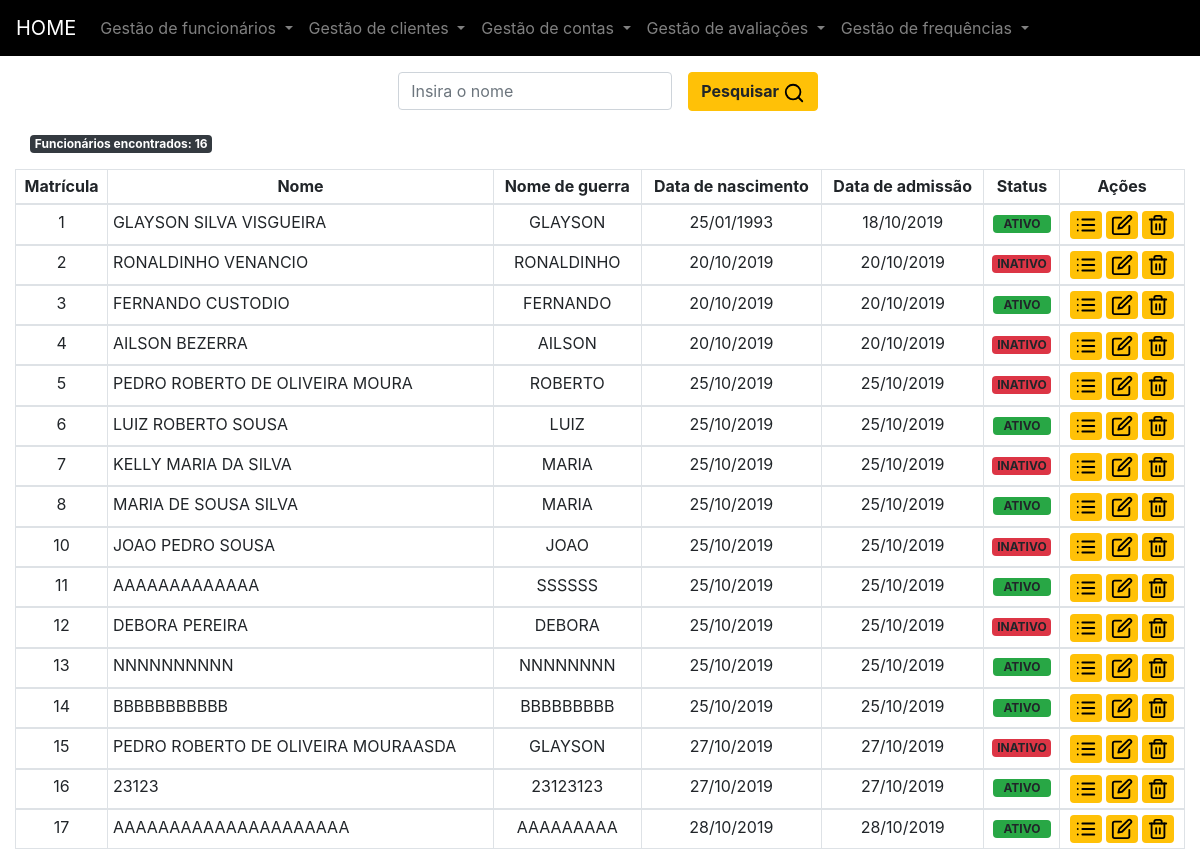
Page /funcionario/funcionarios-cadastrados/ on the earlier database version.
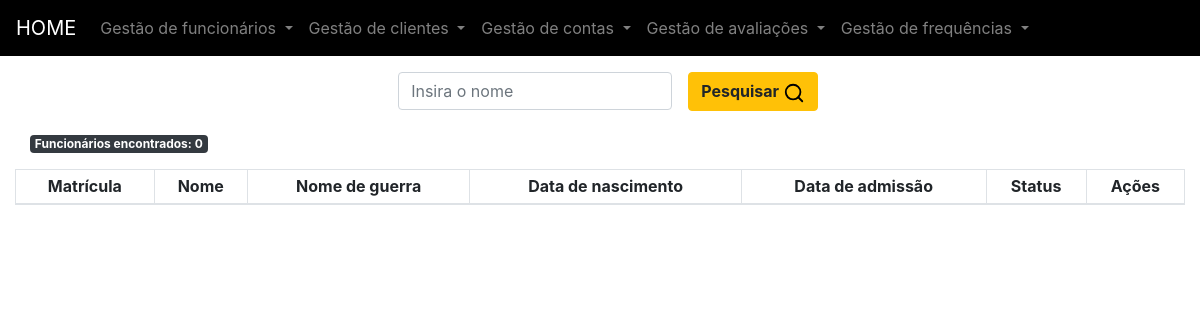
Same page on the later database version.
### funcionarios/models.py (models this page shows, shortened)
class Funcionario(models.Model):
	id = models.AutoField(primary_key=True)
	cpf = models.CharField('CPF:', max_length = 11, blank=False, validators=[validar_cpf])
	rg = models.CharField('RG:', max_length = 14, blank=False)
	nome = models.CharField('Nome:', max_length = 100, blank=False)
	nomeGuerra = models.CharField('Nome de guerra: ', max_length = 40, blank=False)
	endereco = models.CharField('Endereço:', max_length = 150, blank=False)
	complemento = models.CharField('Complemento do endereço:', max_length = 150, null=True, blank=True)
	bairro = models.CharField('Bairro:', max_length = 40, blank=False)
	cidade = models.CharField('Cidade:', max_length = 40, blank=False)
	uf = models.CharField('UF:',  choices=UF,max_length = 2, blank=False)
	nascimento = models.DateField('Data de nascimento:', blank = False)
	telefone = models.CharField('Telefone:', max_length = 12, blank=True, null=True, validators=[validar_telefone])
	email = models.EmailField(max_length=70, null=True, blank=True, unique=True)
	dataAdmissao = models.DateField('Data de admissão:', blank = False)
	created_at = models.DateTimeField('Criado em',auto_now_add = True)
	updated_at = models.DateTimeField('Atualizado em',auto_now = True)
	status = models.CharField('Status:', choices=STATUS,max_length = 7, blank=False)
	class Meta:
		verbose_name = "Funcionario"
		verbose_name_plural = "Funcionários"
		ordering = ['id','cpf','rg','nome','dataAdmissao','status']

### funcionarios/views.py (the view)
# urls.py: path('funcionarios-cadastrados/',views.listar_funcionarios, name="listar_funcionarios"),
def listar_funcionarios(request):
    funcionarios = Funcionario.objects.all().order_by('id')
    funcionarios_ativos = Funcionario.objects.filter(status='ATIVO').count()
    funcionarios_inativos = Funcionario.objects.filter(status='INATIVO').count()
    total_funcionarios = Funcionario.objects.all().count()
    template_name = 'listar-funcionarios.html'
    pesquisar = request.GET.get('pesquisar_funcionario')
    if is_valid_queryparam(pesquisar):
        funcionarios = funcionarios.filter(nome__icontains=pesquisar) #Pesquisar por objetos que contém a string contida na variável pesquisar.
        total_funcionarios = funcionarios.filter(nome__icontains=pesquisar).count()
    context = {
        'funcionarios': funcionarios,
        'funcionarios_ativos': funcionarios_ativos,
        'funcionarios_inativos':funcionarios_inativos,
        'total_funcionarios': total_funcionarios,
    }
    return render(request, template_name, context)

### funcionarios/views.py (called while the page is built)
def is_valid_queryparam(param):
    return param != '' and param is not None

### funcionarios/templates/listar-funcionarios.html (shortened to what this page needs)
{% extends "base.html" %}
{% block content %}
<div class="container">
	<div class="row">
<form class="form-inline mx-auto">
  <div class="form-group mx-sm-3 ">
    <input type="text" class="form-control" name="pesquisar_funcionario" placeholder="Insira o nome">
  </div>
  <button type="submit" class="btn btn-warning font-weight-bold">Pesquisar <img src="/static/feather/search.svg" alt="search" class="icone"></button>
</form>
	</div>
</div>
 	<br/>
 	<div class="container">
 		<div class="row">
 			<p class="badge badge-dark">Funcionários encontrados: {{total_funcionarios}}</p>
 		</div>
 	</div>
	<div class="table-responsive col-md-12">
		<table class="table table-bordered  table-hover table-sm" cellspacing="0" cellpadding="0">
			<thead>
				<tr>
					<th class="text-center">Matrícula</th>
					<th class="text-center">Nome</th>
					<th class="text-center">Nome de guerra</th>
					<th class="text-center">Data de nascimento</th>
					<th class="text-center">Data de admissão</th>
					<th class="text-center">Status</th>
					<th class="text-center">Ações</th>
				</tr>
			</thead>
			<tbody>
				<tr>
					{% for funcionario in funcionarios %}
					<td class="text-center">{{ funcionario.id }}</td>
					<td >{{ funcionario.nome|upper }}</td>
					<td class="text-center">{{ funcionario.nomeGuerra|upper }}</td>
					<td class="text-center">{{ funcionario.nascimento|date:"d/m/Y" }}</td>
					<td class="text-center">{{ funcionario.dataAdmissao|date:"d/m/Y" }}</td>
					<td class="text-center">
						{% if funcionario.status == "ATIVO" %}
						<a class="badge badge-success mx-auto">&nbsp;&nbsp;{{ funcionario.status }}&nbsp;&nbsp;</a>
						{% else %}
						<a class="badge badge-danger mx-auto">{{ funcionario.status }}</a>
						{% endif%}
					</td>
					<td class=" text-center actions">
						<a href="{% url 'dados_funcionario' id=funcionario.id %}" class="badge badge-warning" data-toggle="tooltip" data-placement="top" title="Informações completas"><img src="/static/feather/list.svg" alt="list" class="icone">
					</a>
						<a href="{% url 'editar_funcionario' pk=funcionario.pk %}" class="badge badge-warning" data-toggle="tooltip" data-placement="top" title="Editar dados"><img src="/static/feather/edit.svg" alt="edit" class="icone">
					</a>
					<a href="#" class="badge badge-warning" data-toggle="tooltip" data-placement="top" title="Excluir cadastro"><img src="/static/feather/trash-2.svg" alt="trash-2" class="icone">
					</a>
					</td>
				</tr>
			</tbody>{% endfor %}
		</table>
	</div>
{% endblock %}

Differences in the rows shown:
removed Funcionario: id "1", nome "GLAYSON SILVA VISGUEIRA", nomeGuerra "GLAYSON", nascimento "25/01/1993", dataAdmissao "18/10/2019", status "ATIVO"
removed Funcionario: id "2", nome "RONALDINHO VENANCIO", nomeGuerra "RONALDINHO", nascimento "20/10/2019", dataAdmissao "20/10/2019", status "INATIVO"
removed Funcionario: id "3", nome "FERNANDO CUSTODIO", nomeGuerra "FERNANDO", nascimento "20/10/2019", dataAdmissao "20/10/2019", status "ATIVO"
removed Funcionario: id "4", nome "AILSON BEZERRA", nomeGuerra "AILSON", nascimento "20/10/2019", dataAdmissao "20/10/2019", status "INATIVO"
removed Funcionario: id "5", nome "PEDRO ROBERTO DE OLIVEIRA MOURA", nomeGuerra "ROBERTO", nascimento "25/10/2019", dataAdmissao "25/10/2019", status "INATIVO"
removed Funcionario: id "6", nome "LUIZ ROBERTO SOUSA", nomeGuerra "LUIZ", nascimento "25/10/2019", dataAdmissao "25/10/2019", status "ATIVO"
removed Funcionario: id "7", nome "KELLY MARIA DA SILVA", nomeGuerra "MARIA", nascimento "25/10/2019", dataAdmissao "25/10/2019", status "INATIVO"
removed Funcionario: id "8", nome "MARIA DE SOUSA SILVA", nomeGuerra "MARIA", nascimento "25/10/2019", dataAdmissao "25/10/2019", status "ATIVO"
removed Funcionario: id "10", nome "JOAO PEDRO SOUSA", nomeGuerra "JOAO", nascimento "25/10/2019", dataAdmissao "25/10/2019", status "INATIVO"
removed Funcionario: id "11", nome "AAAAAAAAAAAAA", nomeGuerra "SSSSSS", nascimento "25/10/2019", dataAdmissao "25/10/2019", status "ATIVO"
removed Funcionario: id "12", nome "DEBORA PEREIRA", nomeGuerra "DEBORA", nascimento "25/10/2019", dataAdmissao "25/10/2019", status "INATIVO"
removed Funcionario: id "13", nome "NNNNNNNNNN", nomeGuerra "NNNNNNNN", nascimento "25/10/2019", dataAdmissao "25/10/2019", status "ATIVO"
removed Funcionario: id "14", nome "BBBBBBBBBBB", nomeGuerra "BBBBBBBBB", nascimento "25/10/2019", dataAdmissao "25/10/2019", status "ATIVO"
removed Funcionario: id "15", nome "PEDRO ROBERTO DE OLIVEIRA MOURAASDA", nomeGuerra "GLAYSON", nascimento "27/10/2019", dataAdmissao "27/10/2019", status "INATIVO"
removed Funcionario: id "16", nome "23123", nomeGuerra "23123123", nascimento "27/10/2019", dataAdmissao "27/10/2019", status "ATIVO"
removed Funcionario: id "17", nome "AAAAAAAAAAAAAAAAAAAAA", nomeGuerra "AAAAAAAAA", nascimento "28/10/2019", dataAdmissao "28/10/2019", status "ATIVO"
Other differences:
{{ total_funcionarios }}: "16" → "0"
